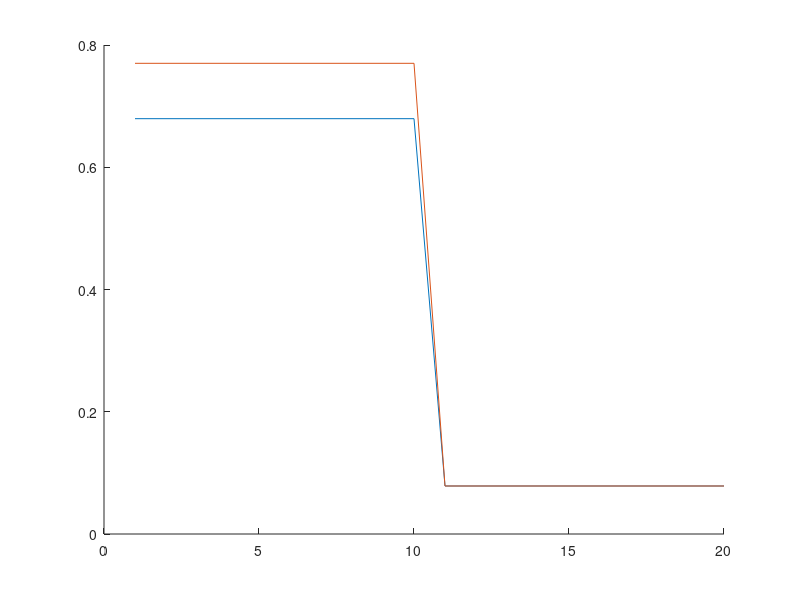

Reproduce this figure in MATLAB.
clear all
close all


theta=4; %free response stregth parameter
w= 0.05% free weighting parameter


demoted=8;
prom(1,:)=[17 1]; % partial
prom(2,:)=[9 9]; %full


nTrials=10;
j=1;
k=2;
run=1;


     
blocks=20;      
for p=1:2; %1=partial 2=full either running partial or full
v(j,:)=repmat((prom(p,:)),1,(nTrials*blocks/2));
v(k,:)=repmat(demoted,1,nTrials*blocks);
block=1;
counter=1;
while block<21
    
    for t=1:nTrials

        Q(j,1)=0;
        Q(k,1)=0;
        P(j,t)=1/(1+exp(theta*(Q(k,t)-Q(j,t)))); % probability of choosing j over   

        % propenitity to choose options k and j on next trial
        Q(j,t+1)=(1-w)*Q(j,t)+(w*v(j,t)); % if it was j that was observed
        Q(k,t+1)=(1-w)*Q(k,t)+(w*v(k,t)); % if it was k that was observed
        
        
    end
    % start extinction
    P_Prom(block)=mean(P)
    block=block+1;
    if block==11;
v(j,:)=repmat(1,1,nTrials*blocks);  
    end
    
    
end
if run==1
Partial_Prom=P_Prom;
run=run+1
elseif run==2
    Full_Prom=P_Prom;
end
end
hold on
plot(Full_Prom)
plot(Partial_Prom)
hold off



